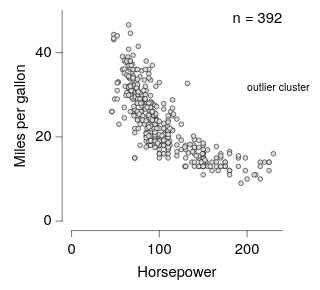

Write a Vega-Lite specification for this figure.
### Vega-Lite specification from a JSON file in a GitHub repository (floating-point values rounded to 4 significant figures; data arrays with more than 128 entries replaced by an {"elided": "..."} marker saying what was removed)
{"background": null, "config": {"arc": {"fill": "#DBDBDB", "fillOpacity": 1.0, "innerRadius": 25.0, "padAngle": 0.03, "stroke": "black", "strokeOpacity": 1, "strokeWidth": 0.25}, "area": {"fill": "#DBDBDB", "fillOpacity": 1.0, "stroke": "black", "strokeOpacity": 1, "strokeWidth": 0.25}, "axis": {"domain": true, "domainCap": "round", "domainColor": "black", "domainWidth": 0.25, "grid": false, "gridCap": "round", "gridColor": "#F1F1F1", "gridDash": [0, 0], "gridOpacity": 1.0, "gridWidth": 0.25, "labelColor": "black", "labelFont": "HelveticaNeue", "labelFontSize": 7, "labelFontStyle": "normal", "labelFontWeight": 400, "offset": 4.5, "ticks": true, "tickCap": "round", "tickColor": "black", "tickRound": false, "tickSize": 3, "tickWidth": 0.25, "titleColor": "black", "titleFont": "HelveticaNeue", "titleFontSize": 7, "titleFontStyle": "normal", "titleFontWeight": 400}, "axisX": {"domain": true, "labelAlign": "center", "labelAngle": 0, "labels": true, "ticks": true, "translate": 0}, "axisY": {"domain": true, "labelAlign": "right", "labelAngle": 0, "labels": true, "ticks": true, "translate": 0}, "axisRight": {"domain": true, "labelAlign": "left", "labelAngle": 0, "labels": true, "ticks": true, "translate": 0}, "axisTop": {"domain": true, "labelAlign": "center", "labelAngle": 0, "labels": true, "ticks": true, "translate": 0}, "axisBand": {"tickOffset": 0}, "bar": {"fill": "#DBDBDB", "fillOpacity": 1.0, "stroke": "black", "strokeOpacity": 1, "strokeWidth": 0.25}, "boxplot": {"size": 9.0, "ticks": {"cornerRadius": 0.25, "fill": "black", "size": 4.5, "thickness": 0.25}, "box": {"fillOpacity": 1.0, "stroke": "black", "strokeOpacity": 1, "strokeWidth": 0.25}, "median": {"fill": "black", "fillOpacity": 1.0, "size": 9.0, "thickness": 0.25}, "rule": {"fill": "black", "fillOpacity": 1.0, "size": 10.0, "stroke": "black", "strokeDash": [0, 0], "strokeOpacity": 1, "strokeWidth": 0.25}, "outliers": {"color": "black", "fill": "black", "fillOpacity": 1.0, "size": 0, "stroke": "black", "strokeOpacity": 1, "strokeWidth": 0.25}}, "circle": {"fill": "black", "fillOpacity": 1.0, "size": 0.5, "stroke": null, "strokeOpacity": 1, "strokeWidth": 0.25}, "errorband": {"band": {"fillOpacity": 0.6, "stroke": null, "strokeWidth": 0.25, "strokeOpacity": 1}, "borders": {"opacity": 0, "strokeOpacity": 0.25, "strokeWidth": 1}}, "errorbar": {"opacity": 1, "rule": {"strokeDash": [0, 0], "strokeWidth": 0.5}, "ticks": {"color": "black", "cornerRadius": 0.25, "opacity": 1, "size": 6.0, "thickness": 0.5}, "thickness": 0.5}, "font": "HelveticaNeue", "geoshape": {"fill": "#DBDBDB", "fillOpacity": 1.0, "stroke": "black", "strokeOpacity": 1, "strokeWidth": 0.25}, "header": {"labelColor": "black", "labelFont": "HelveticaNeue", "labelFontSize": 7, "labelFontStyle": "normal", "labelFontWeight": 400, "titleColor": "black", "titleFont": "HelveticaNeue", "titleFontSize": 7, "titleFontStyle": "normal", "titleFontWeight": 400, "titlePadding": 0}, "legend": {"disable": false, "offset": 4.5, "gradientLength": 50.0, "gradientThickness": 5.0, "gradientOpacity": 1.0, "gradientStrokeColor": "black", "gradientStrokeWidth": 0.25, "labelColor": "black", "labelFont": "HelveticaNeue", "labelFontSize": 7, "labelFontStyle": "normal", "labelFontWeight": 400, "strokeColor": "black", "strokeWidth": 0, "symbolSize": 42, "symbolStrokeColor": "black", "symbolStrokeWidth": 0.25, "titleColor": "black", "titleFont": "HelveticaNeue", "titleFontSize": 7, "titleFontStyle": "normal", "titleFontWeight": 400}, "line": {"color": "black", "stroke": "black", "strokeCap": "round", "strokeDash": [0, 0], "strokeOpacity": 1, "strokeWidth": 0.375}, "point": {"filled": true, "fill": "#DBDBDB", "fillOpacity": 1.0, "size": 5.0, "stroke": "black", "strokeOpacity": 1, "strokeWidth": 0.25}, "range": {"category": ["#C6D9F1", "#F1C9CB", "#FEF0B9", "#CEE37A", "#7AA8E0", "#E589A3", "#FDDD5D", "#68B961", "#4177B1", "#C35082", "#E5C227", "#438156"], "diverging": {"scheme": ["#C35082", "#CE6D94", "#D989A7", "#E2A4BA", "#EABFCE", "#F1DBE2", "#F6F6F6", "#D7E0EB", "#B9CBE0", "#9BB6D5", "#7DA1C9", "#5F8CBD", "#4177B1"]}, "heatmap": {"scheme": ["#DFE9F7", "#C6D9F1", "#ADC8EC", "#94B8E6", "#7AA8E0", "#6097DA", "#4D87CA", "#4177B1", "#386898", "#2F597F", "#264A69", "#1D3A58"]}, "ordinal": {"scheme": ["#F1F1F1", "#DBDBDB", "#C6C6C6", "#B2B2B2", "#9D9D9D", "#898989", "#767676", "#636363", "#515151", "#404040", "#2F2F2F", "#1F1F1F"]}, "ramp": {"scheme": ["#DFE9F7", "#C6D9F1", "#ADC8EC", "#94B8E6", "#7AA8E0", "#6097DA", "#4D87CA", "#4177B1", "#386898", "#2F597F", "#264A69", "#1D3A58"]}}, "rule": {"color": "black", "stroke": "black", "strokeCap": "round", "strokeDash": [2, 2], "strokeOpacity": 1, "strokeWidth": 0.25}, "scale": {"bandPaddingInner": 0.1, "bandPaddingOuter": 0.1, "round": false}, "rect": {"fill": "#DBDBDB", "fillOpacity": 1.0, "stroke": "black", "strokeOpacity": 1, "strokeWidth": 0.25}, "square": {"fill": "#DBDBDB", "fillOpacity": 1.0, "size": 10.0, "stroke": "black", "strokeOpacity": 1, "strokeWidth": 0.25}, "text": {"color": "black", "font": "HelveticaNeue", "fontSize": 7, "fontStyle": "normal", "fontWeight": 400}, "title": {"anchor": "middle", "frame": "group", "color": "black", "font": "HelveticaNeue", "fontSize": 7, "fontStyle": "normal", "fontWeight": 400, "subtitleColor": "black", "subtitleFont": "HelveticaNeue", "subtitleFontSize": "HelveticaNeue", "subtitleFontStyle": "normal", "subtitleFontWeight": 400}, "view": {"continuousWidth": 100, "continuousHeight": 100, "discreteWidth": 100, "discreteHeight": 100, "fill": null, "stroke": null, "strokeWidth": 0.25}}, "layer": [{"data": {"name": "data-7285c4e2e195e5a75737a34913199f5f"}, "mark": {"type": "point"}, "encoding": {"x": {"field": "Horsepower", "type": "quantitative"}, "y": {"field": "Miles_per_Gallon", "title": "Miles per gallon", "type": "quantitative"}}}, {"data": {"values": [{"__dysonsphere__": 1}]}, "mark": {"type": "text", "align": "right", "angle": 0, "baseline": "top", "dx": 0, "dy": 0, "opacity": 1.0}, "encoding": {"text": {"value": "n = 392"}, "x": {"value": 100}, "y": {"value": 0}}}, {"data": {"values": [{"__dysonsphere__": 1}]}, "mark": {"type": "text", "align": "left", "angle": 0, "baseline": "middle", "dx": 0, "dy": 0, "fontSize": 5, "opacity": 1.0}, "encoding": {"text": {"value": "outlier cluster"}, "x": {"datum": 200.0}, "y": {"datum": 32.0}}}], "$schema": "https://vega.github.io/schema/vega-lite/v6.4.1.json", "datasets": {"data-7285c4e2e195e5a75737a34913199f5f": {"elided": "392 records"}}}
